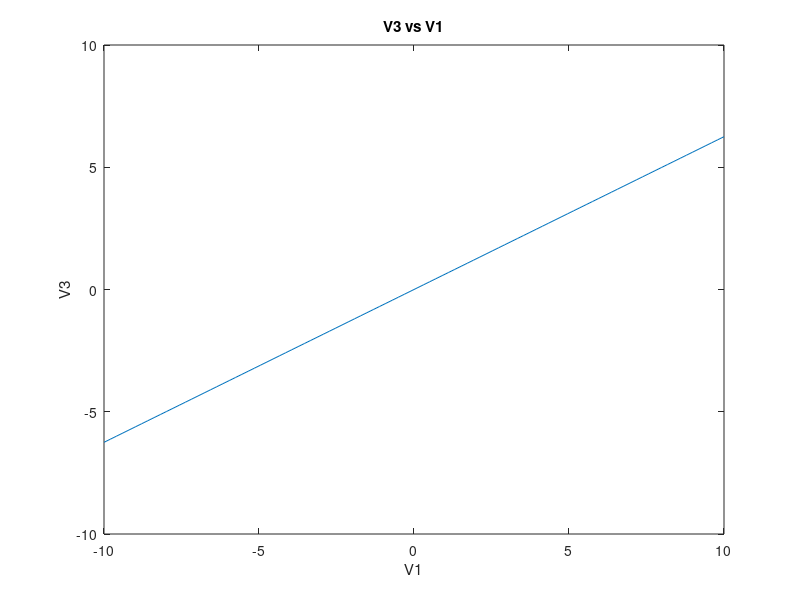
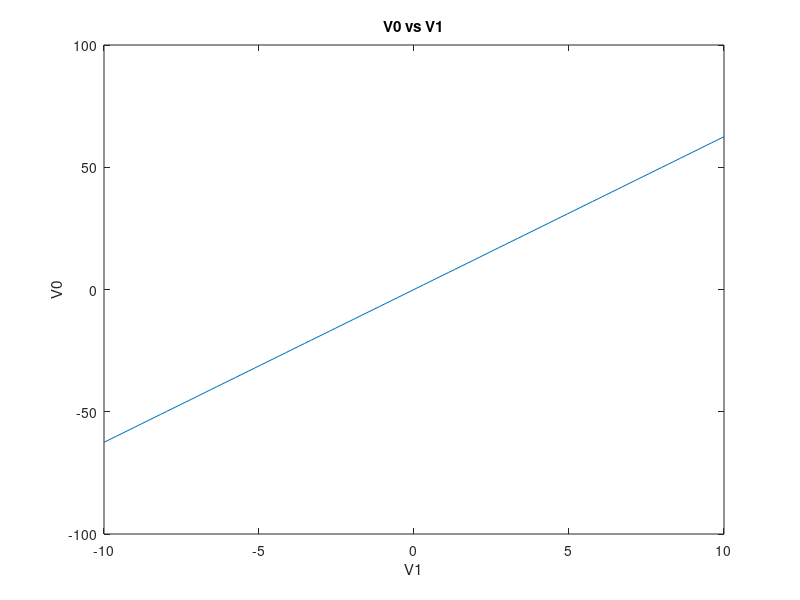
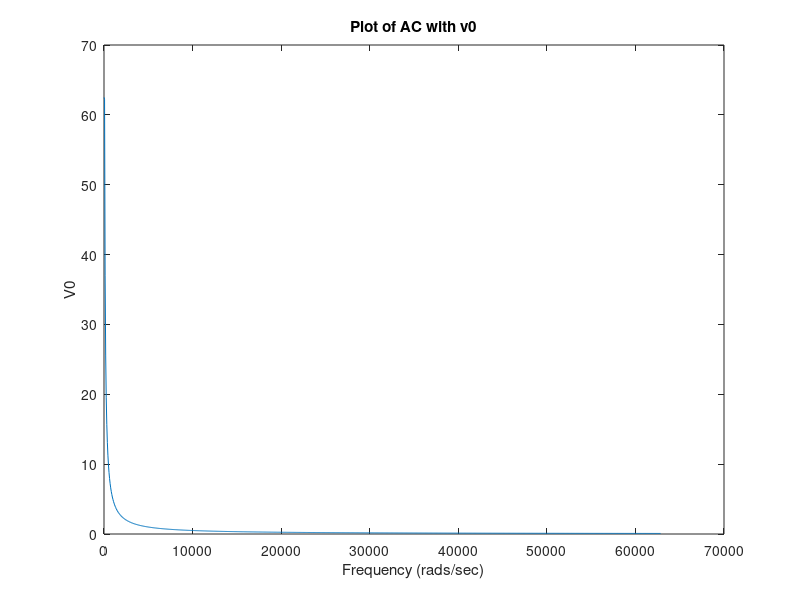
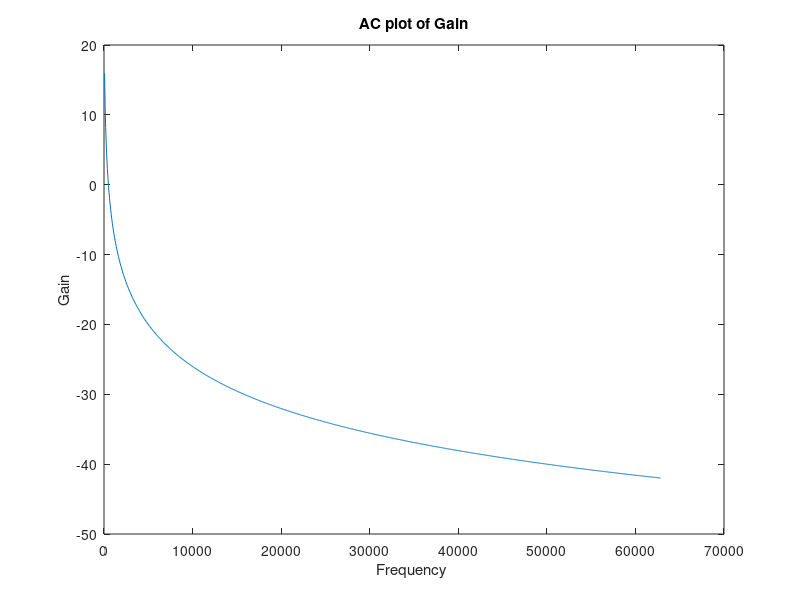

MATLAB code to generate these figures, in order:

%PART A
G = zeros(8,8); 
C = zeros(8,8); 
b = zeros(8,1); 
R1 =1;
R2 = 2;
c = 0.25;
R3=10;
L=0.2;
alpha = 100;
R4=0.1;
R0 = 1000;

G(1,1) = 1/R1;
G(2,1) = -1/R1;
G(1,2) = -1/R1;
G(2,2) = 1/R1+1/R2;
G(3,3) = 1/R3;
G(4,4)=1/R4;
G(5,5)=1/R0+1/R4;
G(4,5)=-1/R4;
G(5,4)=-1/R4;
G(1,6)=1;
G(6,1)=1;
G(7,2)=1;
G(2,7)=1;
G(3,7)=-1;
G(7,3)=-1;
G(8,3)=-alpha/R3;
G(8,4)=1;
G(4,8)=1;

C(1,1)=c;
C(2,2)=c;
C(1,2)=-c;
C(2,1)=-c;
C(7,7)=-L;

%Part B:  For the DC Case
inputV = linspace(-10,10,100);
v3 = zeros(length(inputV),1);
v0 = zeros(length(inputV),1);
for count = 1:length(inputV)
    b(6)=inputV(count);
    X=G\b;
    v3(count) = X(3);
    v0(count) = X(5);
end

figure(1)
plot(inputV,v3);
xlabel('V1')
ylabel('V3')
title('V3 vs V1')

figure(2)
plot(inputV,v0);
xlabel('V1')
ylabel('V0')
title('V0 vs V1')

% PART C: For the AC Case Sweep, Plot frequency
f = linspace(0, 10000, 1000);
v0 = zeros(length(f),1);
gainDB=zeros(length(f),1);
for count=1:length(f)
    X=[];
    s = 1i*2*pi*f(count);
    X=inv((G+((s).*C)))*b; 
    v0(count) = abs(X(5));   
    
    gainDB(count) = 20*log10(abs(X(5))/abs(X(1)));
end

figure(3)
plot(2*pi*f,v0);
xlabel('Frequency (rads/sec)')
ylabel('V0')
title('Plot of AC with v0')

figure(4)
plot(2*pi*f, gainDB);
xlabel('Frequency ')
ylabel('Gain')
title('AC plot of Gain');

% PART D: Plot for the Histogram 
v0 = zeros(length(f),1);
gainDB=zeros(length(f),1);
for count=1:length(gainDB)
    X=[];
    perturbation = randn()*0.05;
    C(1,1)=c*perturbation;
    C(2,2)=c*perturbation;
    C(1,2)=-c*perturbation;
    C(2,1)=-c*perturbation;

    s = 1i*2*pi*1;
    X=inv((G+((s).*C)))*b; 
    v0(count) = abs(X(5));   
    gainDB(count) = 20*log10(abs(X(5))/abs(X(1)));
end
figure;
hist(gainDB,80);
xlabel('The gain')
ylabel('The count')
title('Histogram showing gain on C')


